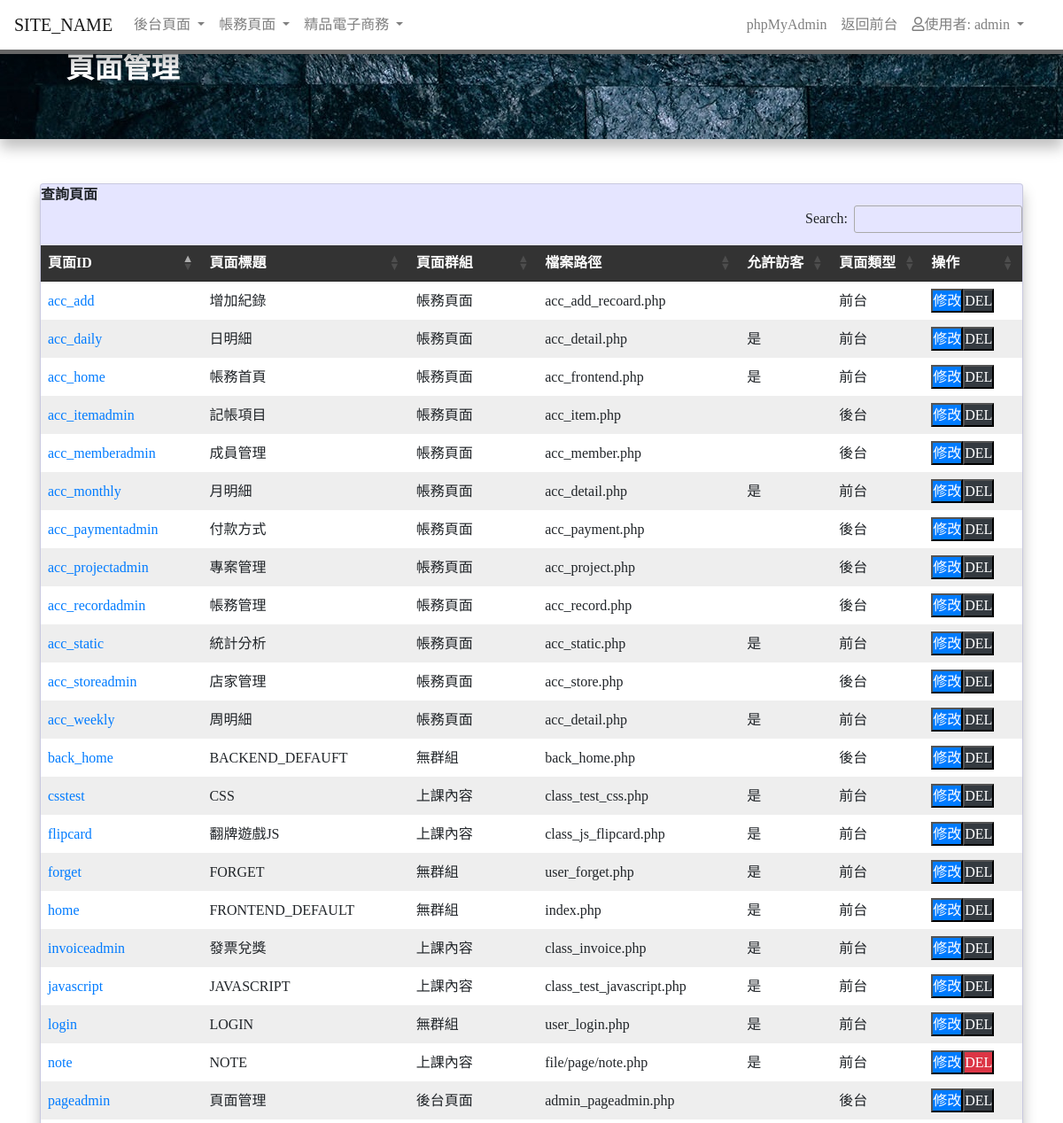
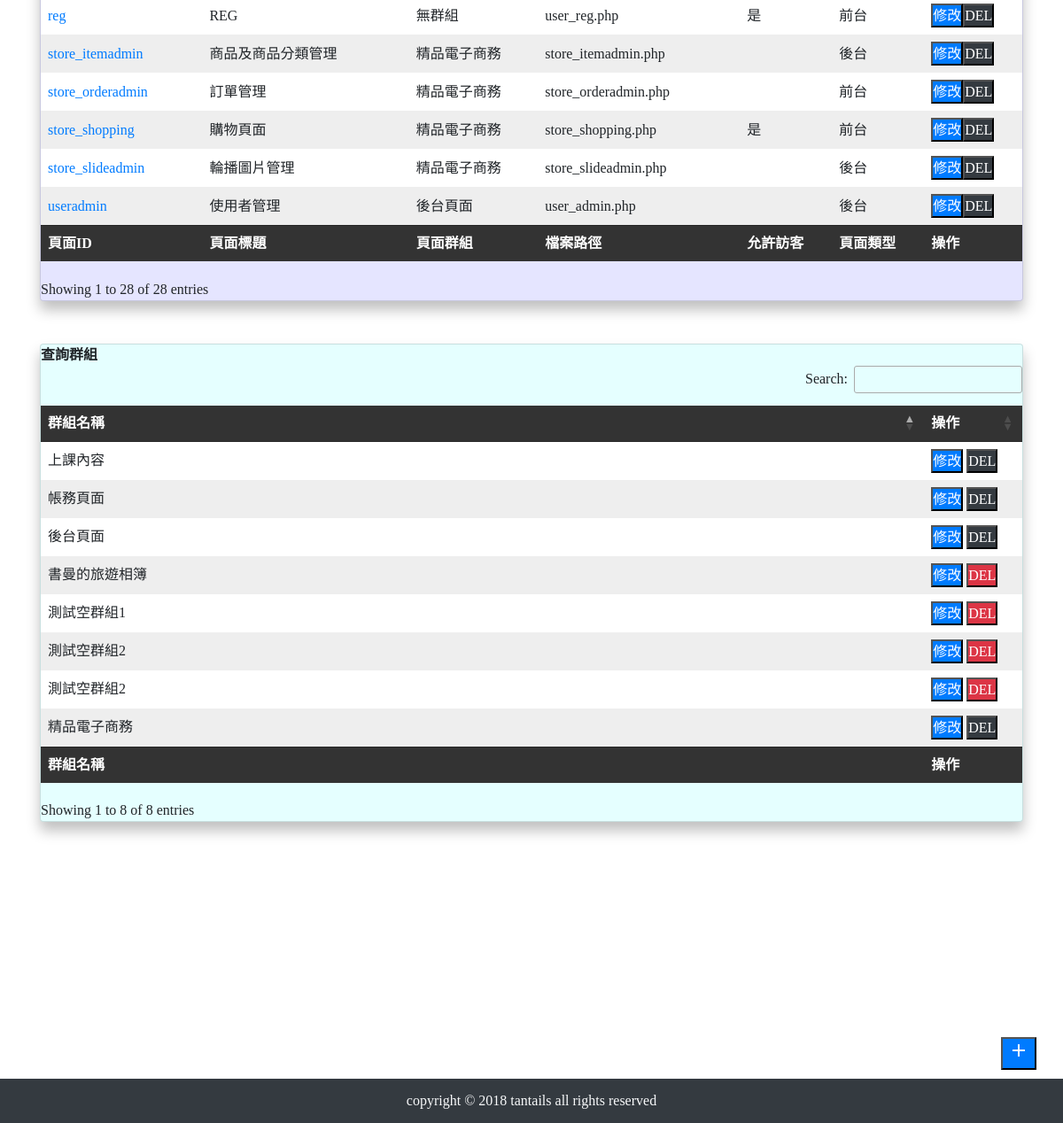
Page /backend.php?fn=pageadmin (signed in) on the earlier database version (2 pictures, top to bottom).
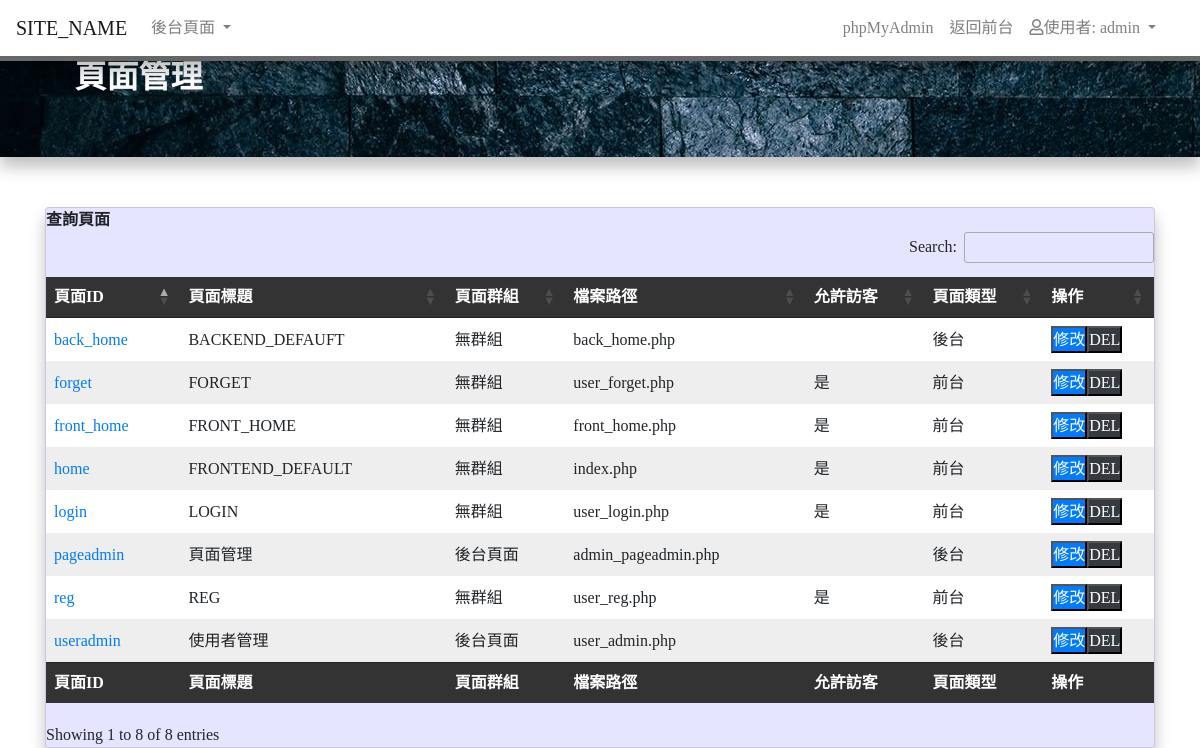
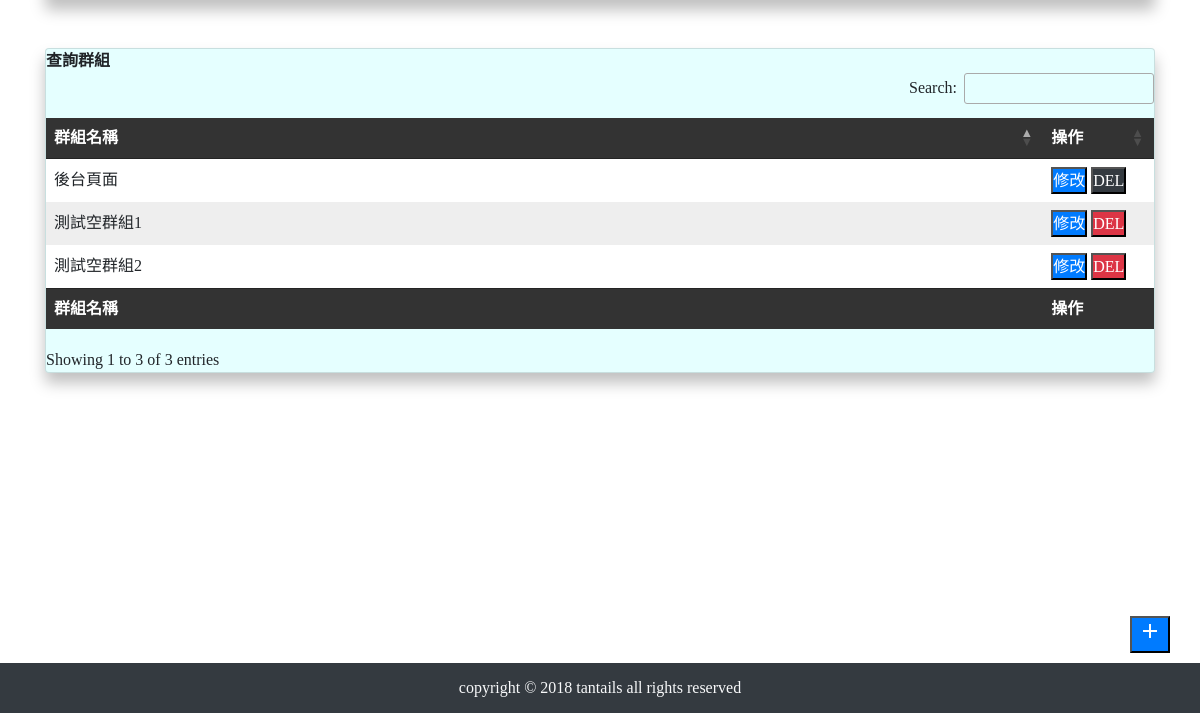
Same page on the later database version (2 pictures, top to bottom).
### tables this page shows
CREATE TABLE `page_group` (
  `no` int(11) NOT NULL,
  `name` text NOT NULL
);

CREATE TABLE `page` (
  `no` int(11) NOT NULL,
  `id` text NOT NULL,
  `title` text NOT NULL,
  `path` text NOT NULL,
  `pgroup` int(11) NOT NULL,
  `guest` int(11) NOT NULL,
  `type` int(11) NOT NULL COMMENT '前後台'
);

### include/auth.php (called while the page is built, shortened)
<?php
	(@$fn=$_POST["fn"]) or (@$fn=$_GET["fn"]) or ($fn="none");
	$rows_page=$pdo->query(
		"SELECT * FROM `page`"
		)->fetchAll();
?>

### admin_pageadmin.php (the view, shortened to what this page needs)
<?php
	include_once "include/base.php";
	include_once "include/auth.php";
?>
<?php
	$pgroup_array=[];
	$rows_pgroup=$pdo->query(
		"SELECT * FROM `page_group`"
		)->fetchAll();
	foreach($rows_pgroup as $row_pgroup){
		$pgroup_array[$row_pgroup['no']]=$row_pgroup['name'];
	}
	echo '<div class="container-fluid text-white shadow" style="width:100%;height:100px;background-image:url(\'img/title-background.jpg\')">
			<div class="m-auto" style="width:90%">
			<table class="h-100">
				<tr>
					<td class="align-middle">
					<h2 style="font-weight:bolder;">'.$row_page['title'].'</h2>
					</td>
				</tr>
			</table>
			</div>
		</div>';
	echo '<div class="m-0 m-auto" style="width:90%;padding-top:50px;">';
	echo '<div class="position-fixed" style="right:30px;bottom:60px;z-index:1500">';
	echo '<button id="idButtonShowNewDiv" class="mdl-button bg-primary text-white mdl-js-button mdl-button--fab mdl-js-ripple-effect mdl-button--accent"><i class="material-icons">add</i></button>';
	echo '</div>';
	echo '<div class="row">
			<div class="card shadow w-100 mb-5 tQueryBackground">
				<b>查詢頁面</b>
				<table id=tableQuery1 class="rwd-table" style="margin:0 auto;width:100%;">
					<thead>
					<tr>
						<th>頁面ID</th>
						<th>頁面標題</th>
						<th>頁面群組</th>
						<th>檔案路徑</th>
						<th>允許訪客</th>
						<th>頁面類型</th>
						<th style="width:10%;">操作</th>
					</tr>
					</thead>
					<tbody>';
	$idprefix='idpage';
	$rows=$pdo->query(
		"SELECT * FROM `page`"
		)->fetchAll();
	foreach($rows as $row){
		echo 		'<tr id="'.$idprefix.$row['no'].'">
						<td data-th="頁面ID" ><a href="?fn='.$row['id'].'" target=_blank>'. $row['id'] .'</a></td>
						<td data-th="頁面標題" >'. $row['title'] .'</td>
						<td data-th="頁面群組" >'. ($row['pgroup']==0?'無群組':$pgroup_array[$row['pgroup']]) .'</td>
						<td data-th="檔案路徑" >'. $row['path'] .'</td>
						<td data-th="允許訪客" >'. ($row['guest']==1?'是':'') .'</td>
						<td data-th="頁面類型" >'. ($row['type']==1?'前台':'後台') .'</td>
						<td data-th="操作" >
							<a href="?fn='.$_GET["fn"].'&act=edit&no='.$row['no'].'"><button type="button" class="mdl-button bg-primary text-white mdl-js-button mdl-button--raised mdl-js-ripple-effect mdl-button--accent t_input" >修改</button></a>';
		if (strpos($row['path'],'/')==0){
			echo			'<button type="button" class="mdl-button bg-dark text-white mdl-js-button mdl-button--raised mdl-js-ripple-effect mdl-button--accent t_input" >DEL</button>';
		}else{
			echo			'<button type="button" class="mdl-button bg-danger text-white mdl-js-button mdl-button--raised mdl-js-ripple-effect mdl-button--accent t_input" onclick="del('."'".$idprefix."'".','.$row['no'].')" >DEL</button>';
		}
		echo 			'</td>
					</tr>';
	}
	echo 		'</tbody>';
	echo '
					<tfoot>
					<tr>
						<th>頁面ID</th>
						<th>頁面標題</th>
						<th>頁面群組</th>
						<th>檔案路徑</th>
						<th>允許訪客</th>
						<th>頁面類型</th>
						<th style="width:10%;">操作</th>
					</tr>
					</tfoot>
				</table>
			</div>
		</div>';
	echo '<div class="row">
			<div class="card shadow w-100 mb-5 tQueryBackground2">
							<b>查詢群組</b>
				<table id=tableQuery2 class="rwd-table" style="margin:0 auto;width:100%;">
					<thead>
					<tr>
						<th>群組名稱</th>
						<th style="width:10%;">操作</th>
					</tr>
					</thead>
					<tbody>';
	$idprefix='idgroup';
	$rows=$pdo->query(
		"SELECT * FROM `page_group`"
		)->fetchAll();
	foreach($rows as $row){
		echo 		'<tr id="'.$idprefix.$row['no'].'">
						<td data-th="群組名稱" >'. $row['name'] .'</td>
						<td data-th="操作" >
							<a href="?fn='.$_GET["fn"].'&act=editgroup&no='.$row['no'].'">
								<button type="button" class="mdl-button bg-primary text-white mdl-js-button mdl-button--raised mdl-js-ripple-effect mdl-button--accent t_input" >修改</button>
							</a>';
		$rows_find=$pdo->query(
			"SELECT * FROM `page` WHERE `pgroup` = '".$row['no']."'"
			)->fetchAll();
		if (count($rows_find)>0){
			echo			'<button type="button" class="mdl-button bg-dark text-white mdl-js-button mdl-button--raised mdl-js-ripple-effect mdl-button--accent t_input" >DEL</button>';
		}else{
			echo			'<button type="button" class="mdl-button bg-danger text-white mdl-js-button mdl-button--raised mdl-js-ripple-effect mdl-button--accent t_input" onclick="delgroup('."'".$idprefix."'".','.$row['no'].')" >DEL</button>';
		}
		echo 			'</td>
					</tr>';
	}
	echo 			'</tbody>
					<tfoot>
					<tr>
						<th>群組名稱</th>
						<th style="width:10%;">操作</th>
					</tr>
					</tfoot>
				</table>
			</div>
		</div>';
	echo '<br><br><br><br><br><br><br><br>';
	echo '</div>';
?>

### backend.php (shortened to what this page needs)
<?php
	include_once "include/base.php";
	include_once "include/auth.php";
?>
<?php
	$rows=$pdo->query(
		"SELECT * FROM `site_info`"
		)->fetchAll();
	$siteinfo=[];
	foreach ($rows as $row ) {
		$siteinfo[$row['name']]=$row['value'];
	}
?>
<!DOCTYPE html>
<html lang="zh-tw">
<head>
<?php include "include/head.php"; ?>
<?php
	echo '<nav class="navbar navbar-expand-lg navbar-light bg-white shadow fixed-top" style="border-bottom:5px solid #666;">';
	echo 	'<a class="navbar-brand" href="?fn=home">'.(!empty($siteinfo)?$siteinfo['sitename']:'Navbar').'</a>';
	echo	'<div class="collapse navbar-collapse" id="navbarToggler01">';
	echo		'<ul class="navbar-nav mr-auto mt-2 mt-lg-0">';
	$row_nowpage=$pdo->query(
		"SELECT * FROM `page` WHERE `id`='".$fn."'"
		)->fetch();
	$rows_pgroup=$pdo->query(
		"SELECT * FROM `page_group`"
		)->fetchAll();
	foreach($rows_pgroup as $row_pgroup){
		if ($rows_test=$pdo->query(
				"SELECT * FROM `page` WHERE `pgroup` = ".$row_pgroup['no'] ." AND `type` = ".$row_nowpage['type']
			)){
			$rows_test=$rows_test->fetchAll();
		}else{
			redirect("?fn=home");
		}
		if (count($rows_test)>0){
			echo '
					<li class="nav-item dropdown">
						<a class="nav-link dropdown-toggle" href="#" id="navbarDropdown" role="button" data-toggle="dropdown" aria-haspopup="true" aria-expanded="false">
							'.$row_pgroup['name'].'
						</a>';
			$rows_page=$pdo->query(
				"SELECT * FROM `page` WHERE `pgroup` = ".$row_pgroup['no'] ." AND `type` = ".$row_nowpage['type']
				)->fetchAll();
			echo 		'<div class="dropdown-menu shadow" aria-labelledby="navbarDropdown">';
			echo 		'</div>
					</li>';
		}
	}
	echo  '</ul>
			<ul class="navbar-nav">';
	if	($_SESSION['admin']!='guest'){
		if ($row_nowpage['type']==0){
			echo '<li class="nav-item">
					<a class="nav-link" href="/phpmyadmin" target="_blank">phpMyAdmin</a>
				</li>';
		}
		echo 	'<li class="nav-item">';
				if ($row_nowpage['type']==0){
					echo '<a class="nav-link" href=index.php>返回前台</a>';
				}else{
					echo '<a class="nav-link" href="?fn=back_home"><i class="fa fa-cog" aria-hidden="true"></i>後台管理</a>';
				}
		echo	'</li>';
	}
	echo		'<li class="nav-item dropdown">
					<a class="nav-link dropdown-toggle" style="margin-right:20px;" href="#" id="navbarDropdown" role="button" data-toggle="dropdown" aria-haspopup="true" aria-expanded="false">
						<i class="far fa-user"></i>使用者: '.$_SESSION['admin'].'
					</a>
					<div class="dropdown-menu shadow" aria-labelledby="navbarDropdown">';
	echo 			'</div>
				</li>
			</ul>
		</div>
	</nav>';
	(@$fn=$_POST["fn"]) or (@$fn=$_GET["fn"]) or ($fn="");
	$row_page=$pdo->query(
		"SELECT * FROM `page` WHERE `id` = '".$fn."'"
		)->fetch();
	if ($row_page){
		echo '<div style="margin-bottom:100px; margin-top:57px; ">';
		include_once $row_page['path'];
		echo '</div>';
	}else{
		redirect('?fn=home');
	}
	echo '<div class="bg-dark text-light text-center position-fixed fixed-bottom" style="height:50px;">
			<div class="d-table h-100 w-100">
				<div class="d-table-cell align-middle">
					copyright © '.date('Y').' tantails all rights reserved
				</div>
			</div>
		</div>';
?>
</body>
</html>

### include/head.php (shortened to what this page needs)
	<link rel="stylesheet" href="css/fontawesome.min.css">
	<link href="css/bootstrap.min.css" rel="stylesheet">
	<link rel="stylesheet" href="https://cdnjs.cloudflare.com/ajax/libs/bootstrap-select/1.13.2/css/bootstrap-select.min.css">
	<link rel="stylesheet" href="https://code.getmdl.io/1.3.0/material.indigo-blue.min.css">
	<link rel="stylesheet" href="//cdn.datatables.net/1.10.19/css/jquery.dataTables.min.css">
	<link rel="stylesheet" href="//cdn.datatables.net/1.10.19/css/dataTables.bootstrap4.min.css">
</head>
<body>

### include/head.php (style rules this page uses)
* { font-family: 'Noto Sans TC'; }
h2 { font-family: 'Noto Sans TC' !important; }
.shadow { box-shadow: 0 10px 15px rgba(0,0,0,.25) !important; }
.t_input { height:23px !important; margin:0 !important; padding: 0px 0px !important; line-height: 23px !important; box-sizing: content-box; }
.rwd-table { background: #fff; overflow: hidden; }
.rwd-table tr:nth-of-type(2n) { background: #eee; }
.rwd-table th, .rwd-table td { margin: 0.5em 1em; padding: 0.5em !important; }
.rwd-table { min-width: 100%; }
.rwd-table th { color:#fff !important; background-color:#333 !important; display: none; }
.rwd-table td { display: block; }
.rwd-table td:before { content: attr(data-th) " "; font-weight: bold; width: 6.5em; display: inline-block; }
.rwd-table th, .rwd-table td { text-align: left; }
.rwd-table th, .rwd-table td:before { color: #D20B2A; font-weight: bold; }
@media (min-width: 992px) { .rwd-table td:before { display: none; } }
@media (min-width: 992px) { .rwd-table th, .rwd-table td { display: table-cell; padding: 0.25em 0.5em; } }
@media (min-width: 992px) { .rwd-table th:first-child, .rwd-table td:first-child { padding-left: 0; } }
@media (min-width: 992px) { .rwd-table th:last-child, .rwd-table td:last-child { padding-right: 0; } }
@media (min-width: 992px) { .rwd-table th, .rwd-table td { padding: 0.5em !important; } }
.tQueryBackground { background-color:rgba(0,0,255,0.1); }
.tQueryBackground2 { background-color:rgba(0,255,255,0.1); }

Differences in the rows shown:
removed page_group: name "帳務頁面", shows "DEL"
removed page_group: name "精品電子商務", shows "DEL"
removed page: id "acc_itemadmin", title "記帳項目", pgroup "帳務頁面", path "acc_item.php", type "後台", shows "DEL"
removed page: id "acc_memberadmin", title "成員管理", pgroup "帳務頁面", path "acc_member.php", type "後台", shows "DEL"
removed page: id "acc_storeadmin", title "店家管理", pgroup "帳務頁面", path "acc_store.php", type "後台", shows "DEL"
removed page: id "acc_projectadmin", title "專案管理", pgroup "帳務頁面", path "acc_project.php", type "後台", shows "DEL"
removed page: id "acc_paymentadmin", title "付款方式", pgroup "帳務頁面", path "acc_payment.php", type "後台", shows "DEL"
removed page: id "acc_recordadmin", title "帳務管理", pgroup "帳務頁面", path "acc_record.php", type "後台", shows "DEL"
removed page: id "invoiceadmin", title "發票兌獎", pgroup "上課內容", path "class_invoice.php", guest "是", type "前台", shows "DEL"
removed page: id "csstest", title "CSS", pgroup "上課內容", path "class_test_css.php", guest "是", type "前台", shows "DEL"
removed page: id "javascript", title "JAVASCRIPT", pgroup "上課內容", path "class_test_javascript.php", guest "是", type "前台", shows "DEL"
removed page: id "store_slideadmin", title "輪播圖片管理", pgroup "精品電子商務", path "store_slideadmin.php", type "後台", shows "DEL"
removed page: id "store_itemadmin", title "商品及商品分類管理", pgroup "精品電子商務", path "store_itemadmin.php", type "後台", shows "DEL"
removed page: id "store_shopping", title "購物頁面", pgroup "精品電子商務", path "store_shopping.php", guest "是", type "前台", shows "DEL"
removed page: id "flipcard", title "翻牌遊戲JS", pgroup "上課內容", path "class_js_flipcard.php", guest "是", type "前台", shows "DEL"
removed page: id "acc_home", title "帳務首頁", pgroup "帳務頁面", path "acc_frontend.php", guest "是", type "前台", shows "DEL"
removed page: id "acc_add", title "增加紀錄", pgroup "帳務頁面", path "acc_add_recoard.php", type "前台", shows "DEL"
removed page: id "acc_static", title "統計分析", pgroup "帳務頁面", path "acc_static.php", guest "是", type "前台", shows "DEL"
removed page: id "acc_daily", title "日明細", pgroup "帳務頁面", path "acc_detail.php", guest "是", type "前台", shows "DEL"
removed page: id "acc_weekly", title "周明細", pgroup "帳務頁面", path "acc_detail.php", guest "是", type "前台", shows "DEL"
removed page: id "acc_monthly", title "月明細", pgroup "帳務頁面", path "acc_detail.php", guest "是", type "前台", shows "DEL"
removed page: id "store_orderadmin", title "訂單管理", pgroup "精品電子商務", path "store_orderadmin.php", type "前台", shows "DEL"
removed page: id "note", title "NOTE", pgroup "上課內容", path "file/page/note.php", guest "是", type "前台"
removed page_group: name "上課內容", shows "DEL"
removed page_group: name "書曼的旅遊相簿"
removed page_group: name "測試空群組2"
added page: id "front_home", title "FRONT_HOME", pgroup "無群組", path "front_home.php", guest "是", type "前台", shows "DEL"
Other differences:
text written by a page script: "Search: Showing 1 to 28 of 28 entries" → "Search: Showing 1 to 8 of 8 entries"
text written by a page script: "Search: Showing 1 to 8 of 8 entries" → "Search: Showing 1 to 3 of 3 entries"
